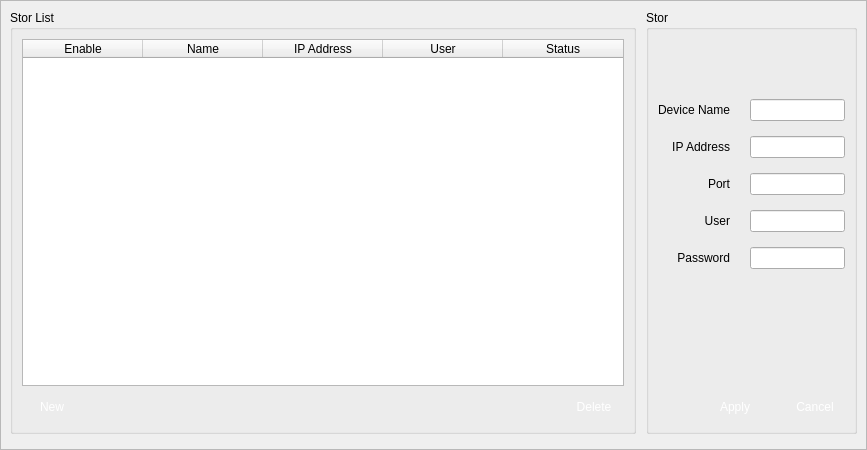
<?xml version="1.0" encoding="UTF-8"?>
<ui version="4.0">
 <class>VidStorAdd</class>
 <widget class="QWidget" name="VidStorAdd">
  <property name="geometry">
   <rect>
    <x>0</x>
    <y>0</y>
    <width>867</width>
    <height>450</height>
   </rect>
  </property>
  <property name="minimumSize">
   <size>
    <width>0</width>
    <height>0</height>
   </size>
  </property>
  <property name="maximumSize">
   <size>
    <width>16777215</width>
    <height>16777215</height>
   </size>
  </property>
  <property name="windowTitle">
   <string>Form</string>
  </property>
  <property name="styleSheet">
   <string notr="true"/>
  </property>
  <layout class="QVBoxLayout" name="verticalLayout_3">
   <property name="spacing">
    <number>0</number>
   </property>
   <property name="leftMargin">
    <number>0</number>
   </property>
   <property name="topMargin">
    <number>0</number>
   </property>
   <property name="rightMargin">
    <number>0</number>
   </property>
   <property name="bottomMargin">
    <number>0</number>
   </property>
   <item>
    <widget class="QScrollArea" name="scrollArea">
     <property name="widgetResizable">
      <bool>true</bool>
     </property>
     <widget class="QWidget" name="scrollAreaWidgetContents">
      <property name="geometry">
       <rect>
        <x>0</x>
        <y>0</y>
        <width>865</width>
        <height>448</height>
       </rect>
      </property>
      <layout class="QVBoxLayout" name="verticalLayout_4">
       <item>
        <layout class="QHBoxLayout" name="horizontalLayout">
         <property name="spacing">
          <number>10</number>
         </property>
         <item>
          <widget class="QGroupBox" name="groupBox">
           <property name="title">
            <string>Stor List</string>
           </property>
           <layout class="QVBoxLayout" name="verticalLayout_2">
            <item>
             <widget class="QTableWidget" name="tableWidget">
              <property name="layoutDirection">
               <enum>Qt::LeftToRight</enum>
              </property>
              <property name="sizeAdjustPolicy">
               <enum>QAbstractScrollArea::AdjustToContents</enum>
              </property>
              <property name="editTriggers">
               <set>QAbstractItemView::NoEditTriggers</set>
              </property>
              <property name="selectionMode">
               <enum>QAbstractItemView::SingleSelection</enum>
              </property>
              <property name="selectionBehavior">
               <enum>QAbstractItemView::SelectRows</enum>
              </property>
              <property name="textElideMode">
               <enum>Qt::ElideMiddle</enum>
              </property>
              <property name="verticalScrollMode">
               <enum>QAbstractItemView::ScrollPerItem</enum>
              </property>
              <property name="horizontalScrollMode">
               <enum>QAbstractItemView::ScrollPerItem</enum>
              </property>
              <property name="gridStyle">
               <enum>Qt::SolidLine</enum>
              </property>
              <property name="sortingEnabled">
               <bool>false</bool>
              </property>
              <property name="wordWrap">
               <bool>false</bool>
              </property>
              <property name="cornerButtonEnabled">
               <bool>false</bool>
              </property>
              <property name="columnCount">
               <number>5</number>
              </property>
              <attribute name="horizontalHeaderVisible">
               <bool>true</bool>
              </attribute>
              <attribute name="horizontalHeaderCascadingSectionResizes">
               <bool>false</bool>
              </attribute>
              <attribute name="horizontalHeaderDefaultSectionSize">
               <number>120</number>
              </attribute>
              <attribute name="horizontalHeaderHighlightSections">
               <bool>true</bool>
              </attribute>
              <attribute name="horizontalHeaderMinimumSectionSize">
               <number>50</number>
              </attribute>
              <attribute name="horizontalHeaderStretchLastSection">
               <bool>true</bool>
              </attribute>
              <attribute name="verticalHeaderVisible">
               <bool>true</bool>
              </attribute>
              <attribute name="verticalHeaderHighlightSections">
               <bool>true</bool>
              </attribute>
              <attribute name="verticalHeaderStretchLastSection">
               <bool>false</bool>
              </attribute>
              <column>
               <property name="text">
                <string>Enable</string>
               </property>
              </column>
              <column>
               <property name="text">
                <string>Name</string>
               </property>
              </column>
              <column>
               <property name="text">
                <string>IP Address</string>
               </property>
              </column>
              <column>
               <property name="text">
                <string>User</string>
               </property>
              </column>
              <column>
               <property name="text">
                <string>Status</string>
               </property>
              </column>
             </widget>
            </item>
            <item>
             <layout class="QGridLayout" name="gridLayout_3">
              <property name="horizontalSpacing">
               <number>20</number>
              </property>
              <property name="verticalSpacing">
               <number>0</number>
              </property>
              <item row="0" column="3">
               <widget class="QPushButton" name="pbDelete">
                <property name="minimumSize">
                 <size>
                  <width>60</width>
                  <height>30</height>
                 </size>
                </property>
                <property name="maximumSize">
                 <size>
                  <width>60</width>
                  <height>30</height>
                 </size>
                </property>
                <property name="styleSheet">
                 <string notr="true">QPushButton { 
border:none;
color:white;
background-image: url(:/action/resources/button.png);}
QPushButton:hover {
	background-image: url(:/action/resources/buttonpress.png);}
QPushButton:pressed {
	background-image: url(:/action/resources/button.png);}</string>
                </property>
                <property name="text">
                 <string>Delete</string>
                </property>
                <property name="iconSize">
                 <size>
                  <width>60</width>
                  <height>40</height>
                 </size>
                </property>
               </widget>
              </item>
              <item row="0" column="1">
               <widget class="QPushButton" name="pbNew">
                <property name="minimumSize">
                 <size>
                  <width>60</width>
                  <height>30</height>
                 </size>
                </property>
                <property name="maximumSize">
                 <size>
                  <width>60</width>
                  <height>30</height>
                 </size>
                </property>
                <property name="styleSheet">
                 <string notr="true">QPushButton { 
border:none;
color:white;
background-image: url(:/action/resources/button.png);}
QPushButton:hover {
	background-image: url(:/action/resources/buttonpress.png);}
QPushButton:pressed {
	background-image: url(:/action/resources/button.png);}</string>
                </property>
                <property name="text">
                 <string>New</string>
                </property>
                <property name="iconSize">
                 <size>
                  <width>60</width>
                  <height>40</height>
                 </size>
                </property>
               </widget>
              </item>
              <item row="0" column="2">
               <spacer name="horizontalSpacer_3">
                <property name="orientation">
                 <enum>Qt::Horizontal</enum>
                </property>
                <property name="sizeHint" stdset="0">
                 <size>
                  <width>40</width>
                  <height>20</height>
                 </size>
                </property>
               </spacer>
              </item>
             </layout>
            </item>
           </layout>
          </widget>
         </item>
         <item>
          <widget class="QGroupBox" name="groupBox_2">
           <property name="title">
            <string>Stor </string>
           </property>
           <layout class="QVBoxLayout" name="verticalLayout">
            <item>
             <layout class="QGridLayout" name="gridLayout">
              <property name="topMargin">
               <number>60</number>
              </property>
              <property name="horizontalSpacing">
               <number>20</number>
              </property>
              <property name="verticalSpacing">
               <number>15</number>
              </property>
              <item row="5" column="0">
               <widget class="QLabel" name="labelIP">
                <property name="text">
                 <string>IP Address</string>
                </property>
                <property name="alignment">
                 <set>Qt::AlignRight|Qt::AlignTrailing|Qt::AlignVCenter</set>
                </property>
               </widget>
              </item>
              <item row="6" column="0">
               <widget class="QLabel" name="labelPort">
                <property name="text">
                 <string>Port</string>
                </property>
                <property name="alignment">
                 <set>Qt::AlignRight|Qt::AlignTrailing|Qt::AlignVCenter</set>
                </property>
               </widget>
              </item>
              <item row="8" column="1">
               <widget class="QLineEdit" name="lineEditPassword">
                <property name="maximumSize">
                 <size>
                  <width>300</width>
                  <height>16777215</height>
                 </size>
                </property>
               </widget>
              </item>
              <item row="3" column="0">
               <widget class="QLabel" name="labelName">
                <property name="text">
                 <string>Device Name</string>
                </property>
                <property name="alignment">
                 <set>Qt::AlignRight|Qt::AlignTrailing|Qt::AlignVCenter</set>
                </property>
               </widget>
              </item>
              <item row="7" column="1">
               <widget class="QLineEdit" name="lineEditUser">
                <property name="maximumSize">
                 <size>
                  <width>300</width>
                  <height>16777215</height>
                 </size>
                </property>
               </widget>
              </item>
              <item row="3" column="1">
               <widget class="QLineEdit" name="lineEditName">
                <property name="maximumSize">
                 <size>
                  <width>300</width>
                  <height>16777215</height>
                 </size>
                </property>
               </widget>
              </item>
              <item row="5" column="1">
               <widget class="QLineEdit" name="lineEditIP">
                <property name="maximumSize">
                 <size>
                  <width>300</width>
                  <height>16777215</height>
                 </size>
                </property>
               </widget>
              </item>
              <item row="7" column="0">
               <widget class="QLabel" name="labelUser">
                <property name="text">
                 <string>User</string>
                </property>
                <property name="alignment">
                 <set>Qt::AlignRight|Qt::AlignTrailing|Qt::AlignVCenter</set>
                </property>
               </widget>
              </item>
              <item row="8" column="0">
               <widget class="QLabel" name="labelPassword">
                <property name="text">
                 <string>Password</string>
                </property>
                <property name="alignment">
                 <set>Qt::AlignRight|Qt::AlignTrailing|Qt::AlignVCenter</set>
                </property>
               </widget>
              </item>
              <item row="6" column="1">
               <widget class="QLineEdit" name="lineEditPort">
                <property name="maximumSize">
                 <size>
                  <width>300</width>
                  <height>16777215</height>
                 </size>
                </property>
               </widget>
              </item>
             </layout>
            </item>
            <item>
             <spacer name="verticalSpacer">
              <property name="orientation">
               <enum>Qt::Vertical</enum>
              </property>
              <property name="sizeHint" stdset="0">
               <size>
                <width>20</width>
                <height>40</height>
               </size>
              </property>
             </spacer>
            </item>
            <item>
             <layout class="QGridLayout" name="gridLayout_2">
              <property name="horizontalSpacing">
               <number>20</number>
              </property>
              <property name="verticalSpacing">
               <number>0</number>
              </property>
              <item row="0" column="2">
               <widget class="QPushButton" name="pbCancel">
                <property name="minimumSize">
                 <size>
                  <width>60</width>
                  <height>30</height>
                 </size>
                </property>
                <property name="maximumSize">
                 <size>
                  <width>60</width>
                  <height>30</height>
                 </size>
                </property>
                <property name="styleSheet">
                 <string notr="true">QPushButton { 
border:none;
color:white;
background-image: url(:/action/resources/button.png);}
QPushButton:hover {
	background-image: url(:/action/resources/buttonpress.png);}
QPushButton:pressed {
	background-image: url(:/action/resources/button.png);}</string>
                </property>
                <property name="text">
                 <string>Cancel</string>
                </property>
                <property name="iconSize">
                 <size>
                  <width>60</width>
                  <height>40</height>
                 </size>
                </property>
               </widget>
              </item>
              <item row="0" column="1">
               <widget class="QPushButton" name="pbApply">
                <property name="minimumSize">
                 <size>
                  <width>60</width>
                  <height>30</height>
                 </size>
                </property>
                <property name="maximumSize">
                 <size>
                  <width>60</width>
                  <height>30</height>
                 </size>
                </property>
                <property name="styleSheet">
                 <string notr="true">QPushButton { 
border:none;
color:white;
background-image: url(:/action/resources/button.png);}
QPushButton:hover {
	background-image: url(:/action/resources/buttonpress.png);}
QPushButton:pressed {
	background-image: url(:/action/resources/button.png);}</string>
                </property>
                <property name="text">
                 <string>Apply</string>
                </property>
                <property name="iconSize">
                 <size>
                  <width>60</width>
                  <height>40</height>
                 </size>
                </property>
               </widget>
              </item>
              <item row="0" column="0">
               <spacer name="horizontalSpacer_2">
                <property name="orientation">
                 <enum>Qt::Horizontal</enum>
                </property>
                <property name="sizeHint" stdset="0">
                 <size>
                  <width>40</width>
                  <height>20</height>
                 </size>
                </property>
               </spacer>
              </item>
             </layout>
            </item>
           </layout>
          </widget>
         </item>
        </layout>
       </item>
       <item>
        <widget class="QWidget" name="Search" native="true"/>
       </item>
      </layout>
     </widget>
    </widget>
   </item>
  </layout>
 </widget>
 <resources>
  <include location="../../main/vscmainwindows.qrc"/>
 </resources>
 <connections/>
</ui>
